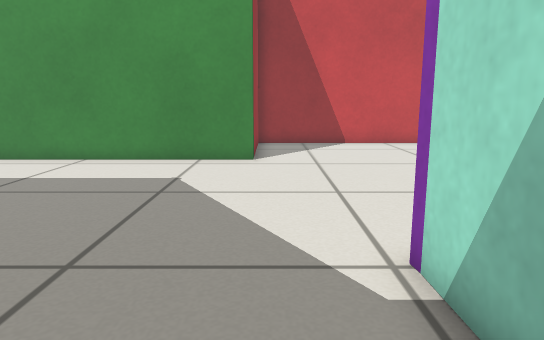
View 1 (above)

12 first-person views from a walk through a Gazebo world. The camera is 0.5 m above the floor, tilts 10° down and sees 70° across. The floor is counted in squares, 0.25 m on a side. Each view is taken from the middle of a square. On the plan, view 1 faces up. The plan holds only what a view shows up to about 19 squares ahead; the rest is blank.

View 2
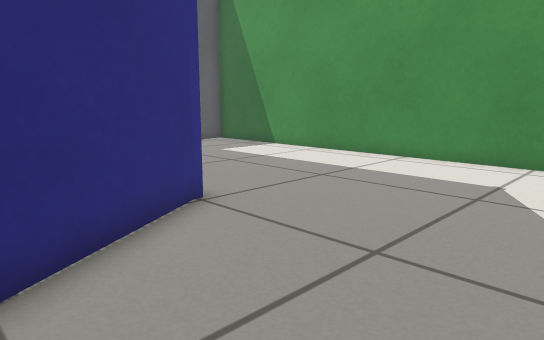

View 3
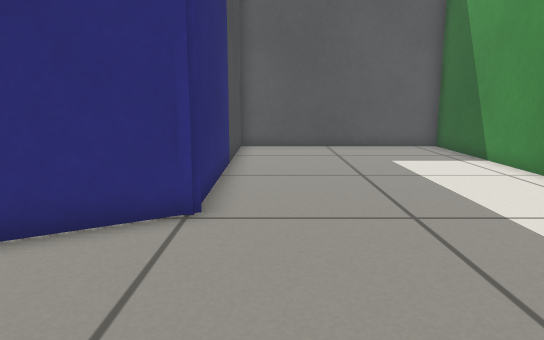

View 4
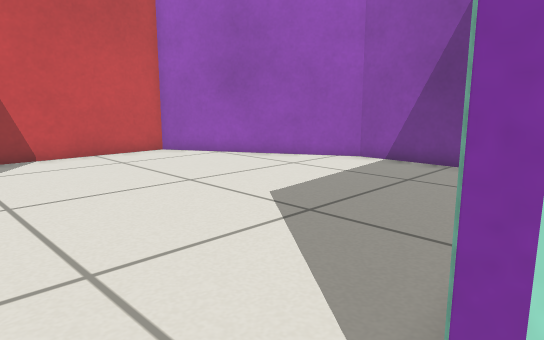

View 5
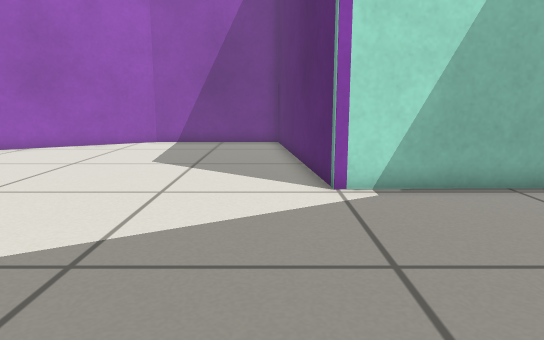

View 6
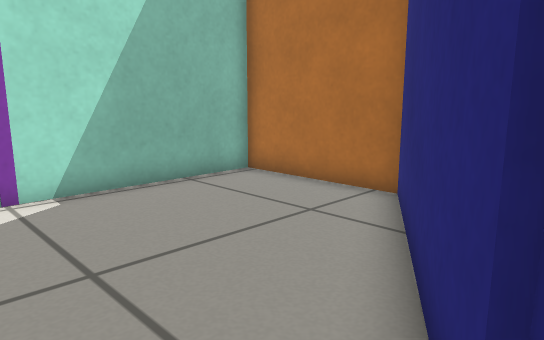

View 7
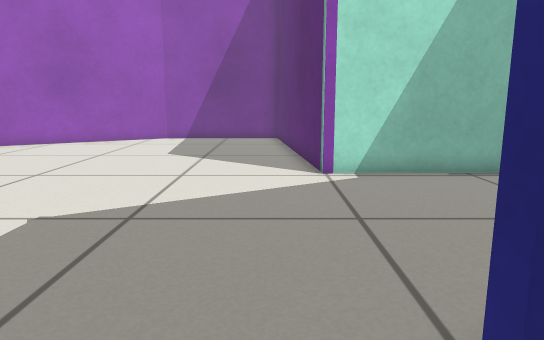

View 8
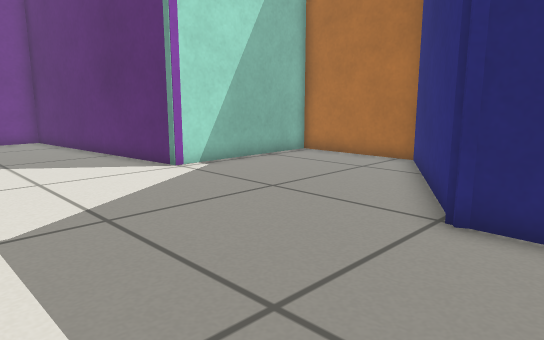

View 9
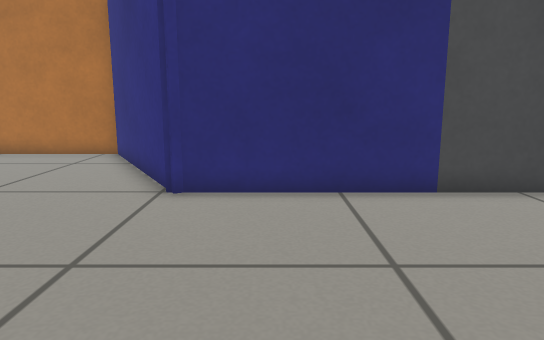

View 10
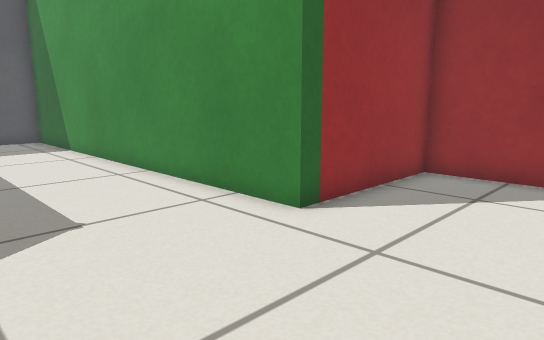

View 11
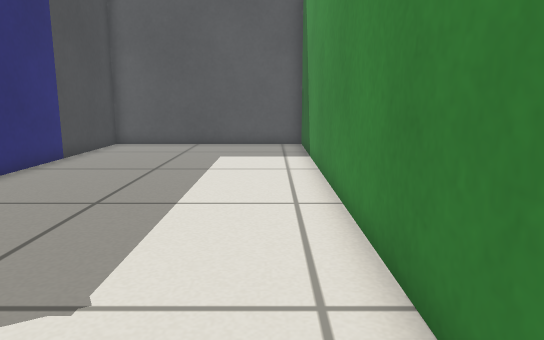

View 12
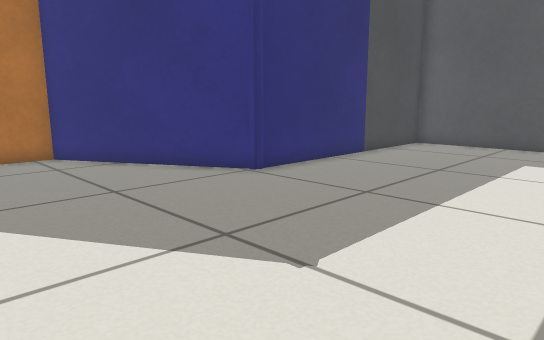

### Floor plan
Points are (right, up) in squares from view 1. A wall is a line through its corners. A room is listed if a view was taken in it or the views show most of it. See-through windows are left out.
Room 1 (views 1, 2, 3, 4, 5, 6, 7, 8, 9, 10, 11, 12)
walls: (1.8, 4.2) (1.7, 4.6) (12.3, 5.7) (12.3, 11.7) (8.3, 18.8) (-0.6, 18.8) (-0.6, 13.4) (-17.5, 13.4) (-17.5, 4.6) (-6.6, 4.6); (-6.9, 4.8) (-3.1, -1.8) (1.8, -1.8) (1.7, 4.6) (2.1, 4.6)

Positions as (right, up) in squares from view 1, and headings:
1: (0, 0), facing up
2: (0, 0), facing up-left
3: (0, 6), facing left
4: (0, 4), facing up-right
5: (-7, 6), facing right
6: (-7, 6), facing down-right
7: (-9, 6), facing right
8: (-9, 11), facing down-right
9: (-9, 13), facing down
10: (4, 8), facing up-left
11: (1, 12), facing left
12: (1, 13), facing down-left
